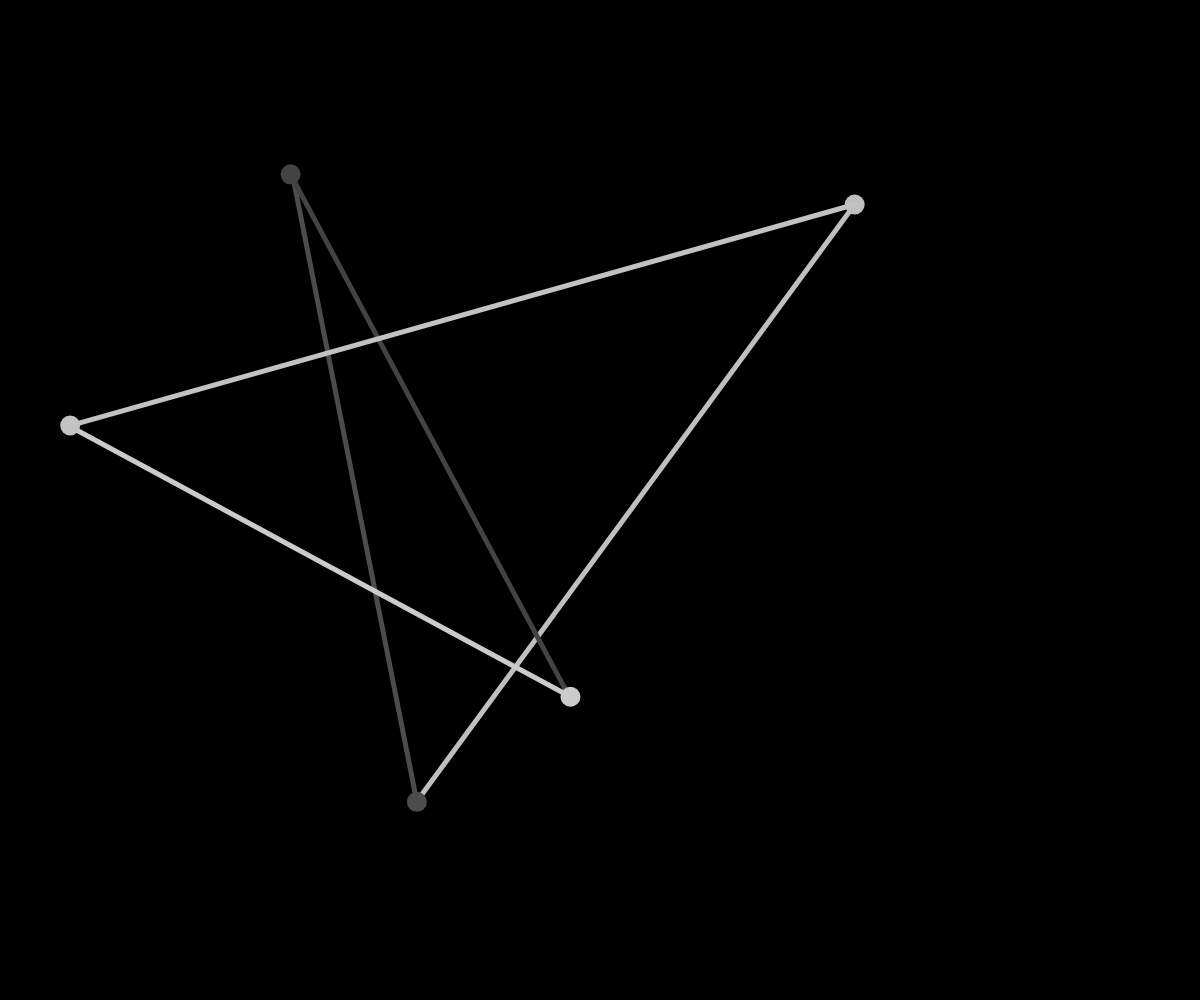
Frame 1 (no input)
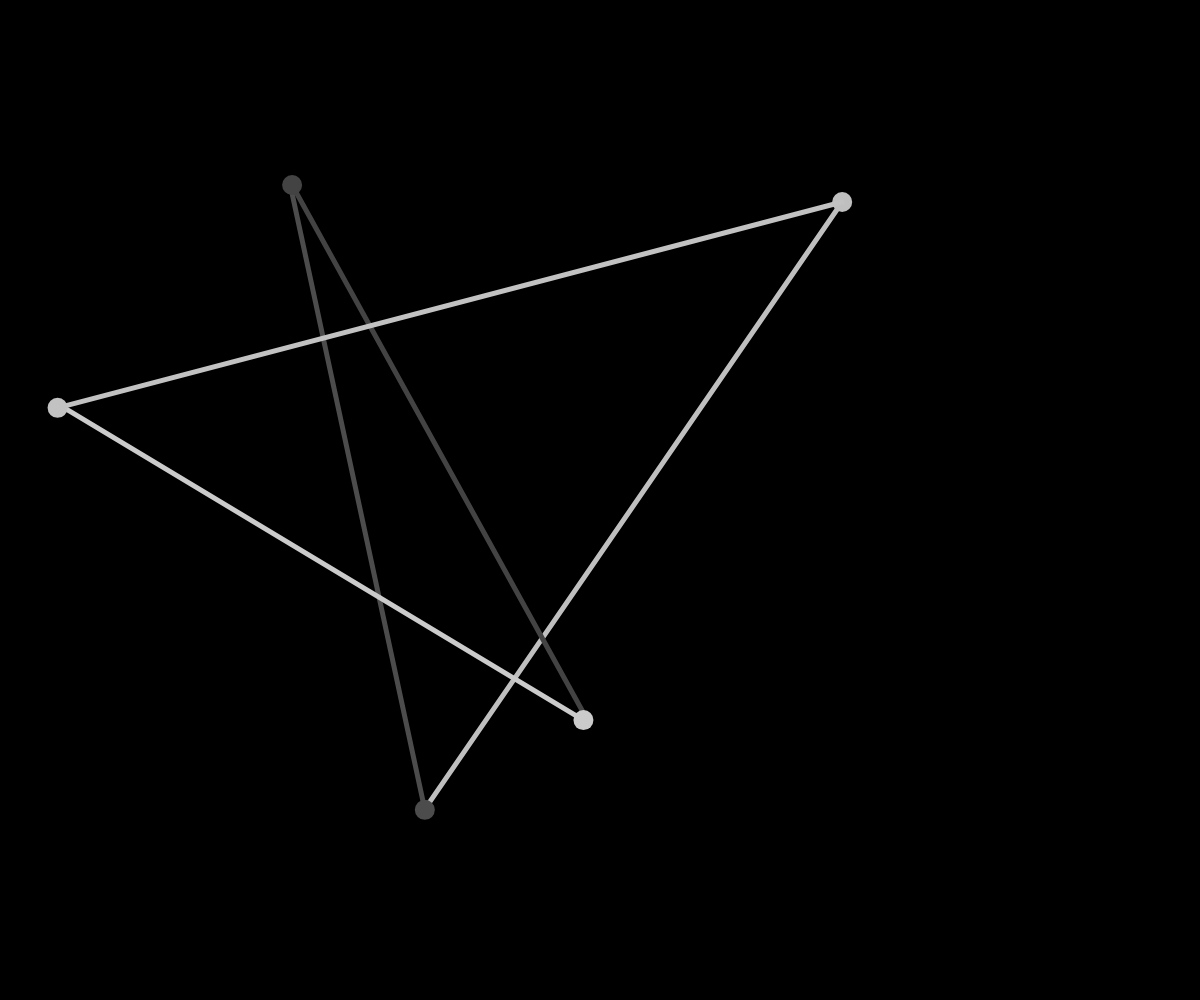
Frame 60 (no input)
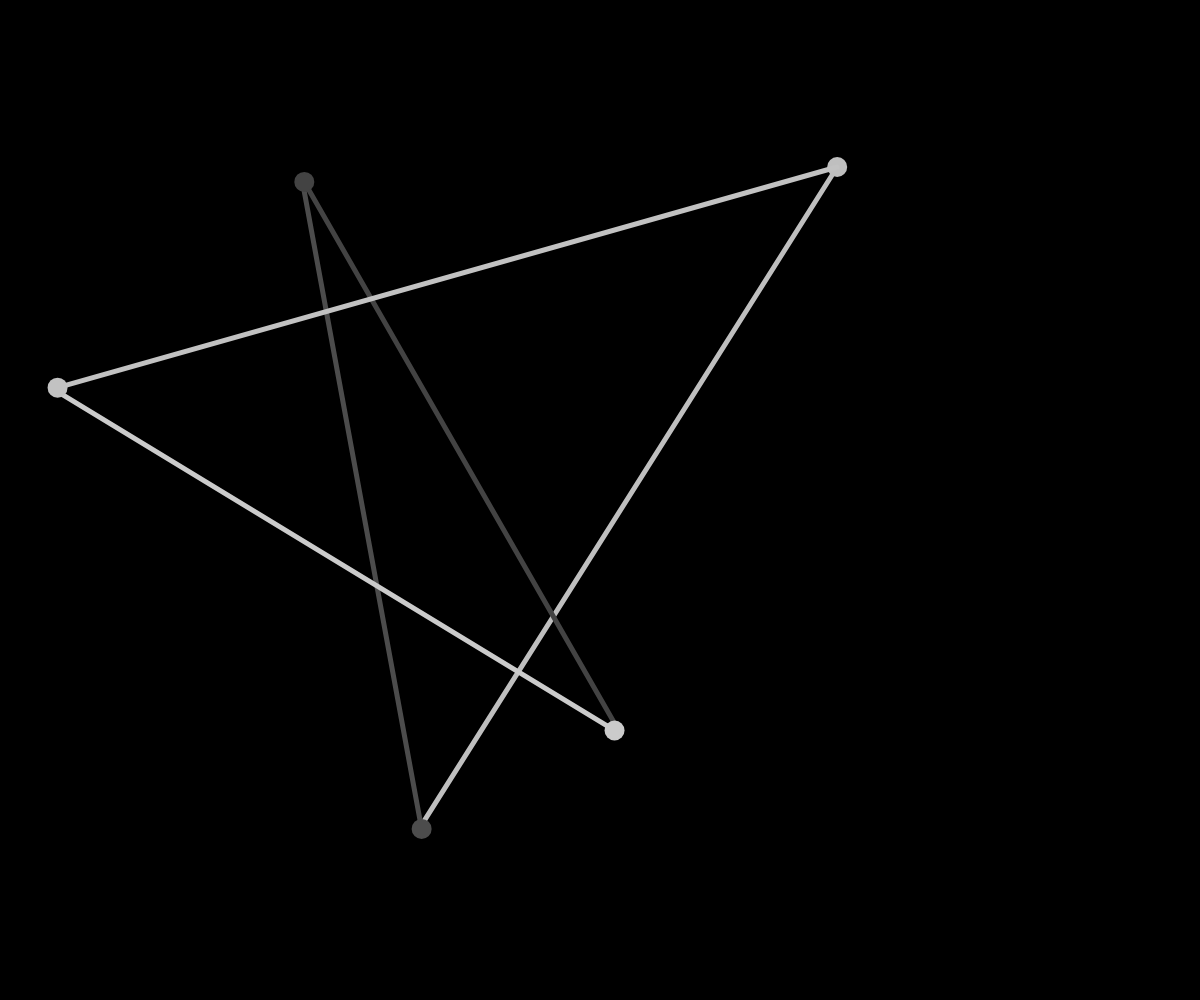
Frame 120 (the mouse pressed at the canvas centre since frame 60)

The p5.js sketch that drew these frames (run headless with seeded random() and noise() and a simulated clock; from frame 60 on, the mouse is pressed at the canvas centre):

// p5.js sketch
// ── sketch.js
// © @fupete MIT license 2021

// random walker OOP
var w, h;
var d = 300;
var quanti = 5;
var c = [];
var speedMax = 3;

function setup() {
  createCanvas(w = windowWidth, h = windowHeight);
  //textSize(18);
  strokeWeight(5);
  strokeCap(ROUND);
  // crea n oggetti di classe Camminatore
  for (var i = 0; i < quanti; i++) {
    c.push(new Camminatore(i));
  }
}

function draw() {
 background(0);

  // per tutti i camminatori chiama i diversi metodi utili 
  for (var i = 0; i < quanti; i++) {
    c[i].move();
    c[i].mostra();
  }
}

// classe
function Camminatore(_id) {

  // costruttore

  this.id = _id;
  this.x = random(w);
  this.y = random(h);
  this.dirX = 1;
  this.dirY = 1;
  this.speed = random(1, speedMax);
  this.qualeAltro;

  // metodo move
  this.move = function() {
    if (random(1) >= .5) this.dirX *= -1;
    if (random(1) >= .5) this.dirY *= -1;
    this.x += this.speed * this.dirX;
    this.y += this.speed * this.dirY;
  }

  // metodo display
    this.mostra = function() {
    //this.x = noise(this.t) * w;
    //this.y = noise(this.t) * h;
    let shade = map(this.speed, 1, speedMax, 0, 255);
    stroke(shade);
    if (this.id == quanti - 1) this.qualeAltro = 0;
    else this.qualeAltro = this.id+1;
    line(this.x, this.y, c[this.qualeAltro].x, c[this.qualeAltro].y);
    noStroke();
    fill(shade);
    ellipse(this.x, this.y, 20)
    //text(this.speed, this.x-10, this.y-30)
}
}
